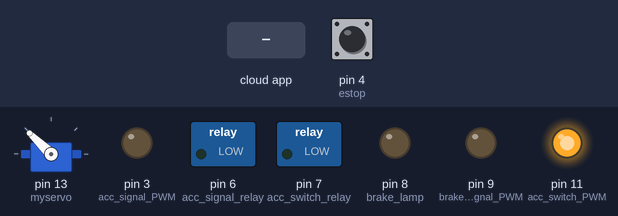
Bench run of a sketch on a simulated Arduino Uno, built with avr-gcc and run on an emulated ATmega328P. Parts: servo, switched loads named in the sketch (green lamp = pin HIGH), output pins drawn as LEDs (lit = HIGH). The test bench sets the inputs (shaded band); at power-on: pin 4 (estop) LOW. The ROS host is connected and sends only what is stated.

Above: at 1.2 s.
1.3 s: pin 4 (estop) pulled HIGH for 3.2 s
At 3.5 s:
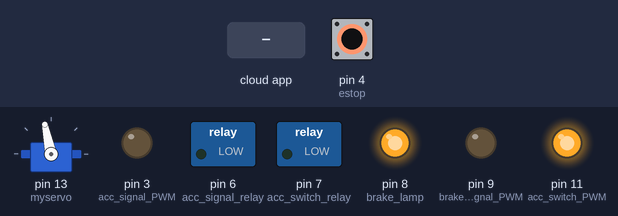
6.0 s: the phone or cloud app sets acc to 45
At 6.5 s:
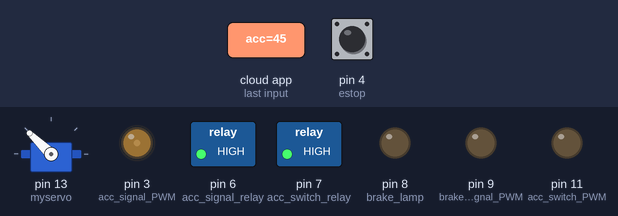
8.5 s: the phone or cloud app sets brake to 45
At 9.3 s:
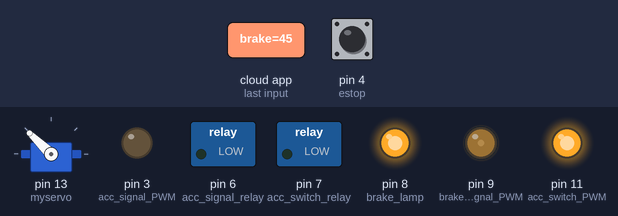
11.0 s: the phone or cloud app sets acc to 90
At 11.8 s:
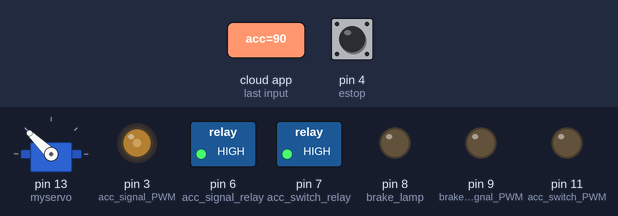
13.5 s: pin 4 (estop) pulled HIGH for 0.15 s
At 13.57 s:
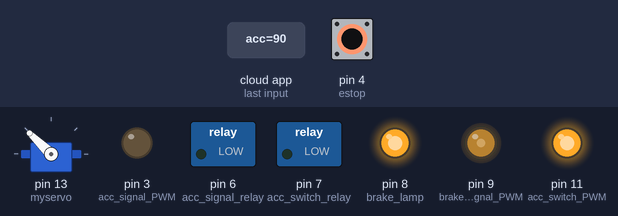
Timing chart, 0 to 16.1 s (numbered marks = the images above; inputs shaded):
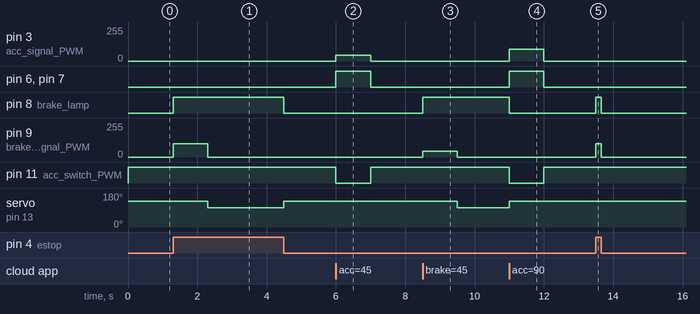

Measured:
- after the input at 1.3 s, pin 8 (brake_lamp): LOW → HIGH at once, → LOW 3.2 s later; pin 9 (brake_signal_PWM): 0/255 → 100/255 at once, → 0/255 1.0 s later; servo on pin 13 (myservo): 136° → 102° after 1.0 s, → 136° 2.2 s later
- after the input at 6.0 s, pin 3 (acc_signal_PWM): 0/255 → 44/255 at once, → 0/255 1.0 s later; pin 6 (acc_signal_relay), pin 7 (acc_switch_relay): LOW → HIGH at once, → LOW 1.0 s later; pin 11 (acc_switch_PWM): HIGH → LOW at once, → HIGH 1.0 s later
- after the input at 8.5 s, pin 8 (brake_lamp): LOW → HIGH at once; pin 9 (brake_signal_PWM): 0/255 → 45/255 at once, → 0/255 1.0 s later; servo on pin 13 (myservo): 136° → 102° after 1.0 s
- after the input at 11.0 s, pin 3 (acc_signal_PWM): 0/255 → 89/255 at once, → 0/255 1.0 s later; pin 6 (acc_signal_relay), pin 7 (acc_switch_relay): LOW → HIGH at once, → LOW 1.0 s later; pin 8 (brake_lamp): HIGH → LOW at once; pin 11 (acc_switch_PWM): HIGH → LOW at once, → HIGH 1.0 s later; servo on pin 13 (myservo): 102° → 136° at once
- after the input at 13.5 s, pin 8 (brake_lamp): LOW → HIGH at once, → LOW 0.15 s later; pin 9 (brake_signal_PWM): 0/255 → 100/255 at once, → 0/255 0.15 s later

The sketch:

accelerate_control6.ino
```cpp
/* PULLDOWN REQUIRED
  acc control & brake control & brake lamp & e-stop
  D0,1,2,3,4,5,6,7,8,9,10,11,12,13,A0,1,2,3,4,5
   x,x,2,x,x,x,x,x,x,x, x, x, ?,13, x,1,2,3,4,5
  --
  Pin assignment
  D3  acc signal PWM
  D4  relay4 estop
  D5  relay3 no connection
  D6  relay2 acc signal
  D7  relay1 acc switch
  D8  brake lamp
  D9  front brake PWM
  D10 rear brake PWM
  D11 acc swtich PWM
  A0  speed measurement    Not implemented
  ---
  Wire assignment
  --E-stop-----
  D4 ----PULLDOWN Normal->LOW Estop->HIGH
  --acc control-------------------------------
  D7---------------|
             --------------
  --- BLACK -|NC relay1   |
  D11--BLUE--|NO       COM|--WHITE-- acc switch
             --------------  (255->STOP, 0->MOVE)

  D6--------------------------------|
                               --------------
  --- GREEN -------------------|NC relay2   |
  D3-|LOW |--|OPAMP |--YELLOW--|NO       COM|--RED-- acc signal
     |PASS|  |buffer|          --------------
     R=100k,C=0.33uF
  --front brake control-------------------------------
        -------------------
  D9----|In  H-Bridge  Out|--BLUE--brake signal
  12V---|12V              | (D9 PWM from 0 to 100)
  GND---|GND              |
        -------------------
  --rear brake control-------------------------------
  D10-------|Rear brake|---Linear actuator
                           myservo.writeMicroseconds (1950);//released
                           myservo.writeMicroseconds (1600);//pulled
  --brake lamp--------------------------------------
                   ---------------
  D8----YELLOW-----|Ctl          |
  G-----BLACK------|GND relay    |
  Vcc---RED--------|+5V       COM|------|Brake lamp|
  12V--------------|NO           |
  12V--|Pedal |----|NC           |
       |Switch|    ---------------
  -----Speed measurement ----
  A0---|LOWPASS|----|D3 Speed measurement arduino|   Not implemented
       R=100k,C=0.33uF
  TOPIC in-------
  acc-> Int16 from 0 to 255
  brake-> Int16 from 0 to 100
  TOPIC out---------
  c_acc<- Int16
  c_brake<- Int16
  c_blamp<- Bool
  c_estop<- Bool
*/

//#define DEBUG
#include <Servo.h>
#include <ros.h>
#include <std_msgs/Bool.h>
#include <std_msgs/Int16.h>

#ifdef DEBUG
#include <std_msgs/Float32.h>
#endif

ros::NodeHandle nh;
std_msgs::Int16 c_acc; // for debugging
std_msgs::Int16 c_brake; // for debugging
std_msgs::Bool c_blamp; // for debugging
std_msgs::Bool c_estop; // for debugging

#ifdef DEBUG
std_msgs::Float32 c_millis1; // for debugging
std_msgs::Float32 c_millis2; // for debugging
std_msgs::Float32 c_millis3; // for debugging
#endif

ros::Publisher pubacc("c_acc", &c_acc);
ros::Publisher pubbrake("c_brake", &c_brake);
ros::Publisher pubblamp("c_blamp", &c_blamp);
ros::Publisher pubestop("c_estop", &c_estop);

#ifdef DEBUG
ros::Publisher pubmillis1("c_millis1", &c_millis1);
ros::Publisher pubmillis2("c_millis2", &c_millis2);
ros::Publisher pubmillis3("c_millis3", &c_millis3);
#endif

int acc_switch_relay = 7;//  pin07 PD7 on/off relay 1
int acc_signal_relay = 6;//  pin06 PD6 on/off relay 2
int acc_switch_PWM = 11;//  pin11 PD11 PWM 255->STOP,0->MOVE
int acc_signal_PWM = 3;//  pin03 PD3 PWM  SpeedControl
int brake_signal_PWM = 9;// pin09
int estop = 4; ////estop
int brake_lamp = 8;
int rear_brake = 10;
int acc = 0;
int brake = 0;
Servo myservo;
unsigned long duration_time = 100;

bool blamp = false;

unsigned long publishtime = 0;

bool estop_flag = false;
bool estop_flag_pre = false;
bool acc_topic = false;
bool brake_topic = false;


// acc_on(1-255) acc and relay is on
// acc_on(0) relay is off
// blamp = accbrake_off();acc = 0;brake = 0;duration_time = 0  completely off
// blamp = brake_on(1-100) front brake
// blamp = brake_on(255) rear brake
// blamp = brake_on(0) off
void accCb(const std_msgs::Int16 &Acc)
{
  acc = Acc.data;
  if (acc > 255) acc = 255; if (acc < 0) acc = 0;
  brake_topic = false;
  acc_topic = true;
  brake = 0;
}
void brakeCb(const std_msgs::Int16 &Brake)
{
  brake = Brake.data;
  if (brake > 100) brake = 100; else if (brake < 0) brake = 0;
  acc = 0;
  acc_topic = false;
  brake_topic = true;
}
// acc_on(1-255) acc and relay is on
// acc_on(0) relay is off
// blamp = brake_on(1-100) front brake
// blamp = brake_on(255) rear brake
// blamp = brake_on(0) off
void acc_on(int acc1) {
  if (acc1 == 0) {
    digitalWrite(acc_signal_relay, LOW); // trun on relay2
    digitalWrite(acc_switch_relay, LOW); // trun on relay1
    analogWrite(acc_switch_PWM, 255); // stop
    analogWrite(acc_signal_PWM, 0);
  } else {
    digitalWrite(acc_signal_relay, HIGH); // trun on relay2
    digitalWrite(acc_switch_relay, HIGH); // trun on relay1
    analogWrite(acc_switch_PWM, 0); // move
    acc1--;
    analogWrite(acc_signal_PWM, acc1);
  }
}
bool brake_on(int brake1) {
  if (brake1 == 255) {
    analogWrite(brake_signal_PWM, 0);
    myservo.writeMicroseconds (1600);   ////pull
 //   delay(200);
    myservo.writeMicroseconds (1950);
 //   delay(200);
    myservo.writeMicroseconds (1600);


  } else {
    analogWrite(brake_signal_PWM, brake1);
    myservo.writeMicroseconds (1950);
 //   delay(200);
    myservo.writeMicroseconds (1600);
 //   delay(200);
    myservo.writeMicroseconds (1950);

    if (brake1 == 0) {
      digitalWrite(brake_lamp, false);
      return false;
    }
  }
  digitalWrite(brake_lamp, true);
  return true;
}
unsigned long c_millis;
ros::Subscriber<std_msgs::Int16> subacc("acc", &accCb);
ros::Subscriber<std_msgs::Int16> subbrake("brake", &brakeCb);
int mode = 0; // mode == 1 accmode, mode == -1 brakemode, mode == 0 nothing
void setup()
{
  acc = 0;
  brake = 0;
  pinMode(estop, INPUT);
  pinMode(acc_switch_relay, OUTPUT); //  pin07 PD7 on/off relay 1
  pinMode(acc_signal_relay, OUTPUT); //  pin06 PD6 on/off relay 2
  pinMode(acc_switch_PWM, OUTPUT); //  pin11 PD11 PWM  HIGH->STOP,LOW->move
  pinMode(acc_signal_PWM, OUTPUT); //  pin03 PD3 PWM  SpeedControl
  analogWrite(acc_switch_PWM, 255); // stop
  analogWrite(acc_signal_PWM, 0); //
  pinMode(brake_signal_PWM, OUTPUT);
  pinMode(brake_lamp, OUTPUT);
  analogWrite(brake_signal_PWM, 0);
  digitalWrite(brake_lamp, LOW);
  myservo.attach(13);
  myservo.writeMicroseconds (1950);
//  delay(200);
  myservo.writeMicroseconds (1600);
//  delay(200);
  myservo.writeMicroseconds (1950);   //released
  c_millis = millis() + 1;
  publishtime = c_millis + 50;
  duration_time = c_millis;
  nh.initNode();
  nh.subscribe(subacc);
  nh.advertise(pubacc);
  nh.subscribe(subbrake);
  nh.advertise(pubbrake);
  nh.advertise(pubblamp);
  nh.advertise(pubestop);

#ifdef DEBUG
  nh.advertise(pubmillis1);
  nh.advertise(pubmillis2);
  nh.advertise(pubmillis3);
#endif

  estop_flag = digitalRead(estop);
  estop_flag_pre = estop_flag;
  if (estop_flag == true) {
    duration_time = c_millis + 1000;
    brake = 100;
    mode = -1;
  } else {
    mode = 0;
    brake = 0; blamp = brake_on(brake);
    acc = 0; acc_on(acc);
  }
}
// acc_on(1-255) acc and relay is on
// acc_on(0) relay is off
// blamp = accbrake_off();acc = 0;brake = 0;duration_time = 0  completely off
// blamp = brake_on(1-100) front brake
// blamp = brake_on(255) rear brake
// blamp = brake_on(0) off

void loop() {
  c_millis = millis();
  estop_flag = digitalRead(estop);
  if (estop_flag_pre == false && estop_flag == true) {
    duration_time = c_millis + 1000;
  }
  if (estop_flag == true) {
    brake_topic = false;
    acc_topic = false;
    mode = -1;
    acc = 0; brake = 100;
  }
  if (estop_flag_pre == true && estop_flag == false) {
    brake = 0; blamp = brake_on(brake);
    acc = 0; acc_on(acc);
    acc_topic = false; brake_topic = false;
    mode = 0;
  }
  if (brake_topic == true) {
    mode = -1; acc = 0;
    duration_time = c_millis + 1000;
    acc_topic = false;
    brake_topic = false;
  }
  if (acc_topic == true) {
    mode = 1; brake = 0;
    duration_time = c_millis + 1000;
    acc_topic = false;
    brake_topic = false;
  }
  if (mode < 0) {
    acc_on(acc);
    if (c_millis > duration_time) brake = 255;
    blamp = brake_on(brake);
  }
  if (mode > 0) {
    blamp = brake_on(brake);
    if (c_millis > duration_time) {
      mode = 0;
      acc = 0;
    }
    acc_on(acc);
  }
  if (c_millis > publishtime) {
    c_estop.data = estop_flag;
    pubestop.publish(&c_estop);
    c_brake.data = brake;
    pubbrake.publish(&c_brake);
    c_blamp.data = blamp;
    pubblamp.publish(&c_blamp);
    c_acc.data = acc;
    pubacc.publish(&c_acc);
    publishtime = c_millis + 50;

#ifdef DEBUG
    c_millis1.data = (float)c_millis;
    pubmillis1.publish(&c_millis1);
    c_millis2.data = (float)duration_time;
    pubmillis2.publish(&c_millis2);
    c_millis3.data = (float)mode;
    pubmillis3.publish(&c_millis3);
#endif

  }
  estop_flag_pre = estop_flag;
  nh.spinOnce();
}
```
